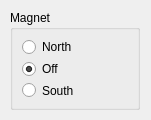
<?xml version="1.0" encoding="UTF-8"?>
<ui version="4.0">
 <class>Form</class>
 <widget class="QWidget" name="Form">
  <property name="geometry">
   <rect>
    <x>0</x>
    <y>0</y>
    <width>151</width>
    <height>120</height>
   </rect>
  </property>
  <property name="windowTitle">
   <string>Form</string>
  </property>
  <widget class="QGroupBox" name="groupBox">
   <property name="geometry">
    <rect>
     <x>10</x>
     <y>10</y>
     <width>130</width>
     <height>100</height>
    </rect>
   </property>
   <property name="sizePolicy">
    <sizepolicy hsizetype="Minimum" vsizetype="Minimum">
     <horstretch>0</horstretch>
     <verstretch>0</verstretch>
    </sizepolicy>
   </property>
   <property name="minimumSize">
    <size>
     <width>130</width>
     <height>100</height>
    </size>
   </property>
   <property name="title">
    <string>Magnet</string>
   </property>
   <layout class="QVBoxLayout" name="verticalLayout">
    <item>
     <widget class="QRadioButton" name="radioButton">
      <property name="text">
       <string>North</string>
      </property>
     </widget>
    </item>
    <item>
     <widget class="QRadioButton" name="radioButton_2">
      <property name="text">
       <string>Off</string>
      </property>
      <property name="checked">
       <bool>true</bool>
      </property>
     </widget>
    </item>
    <item>
     <widget class="QRadioButton" name="radioButton_3">
      <property name="text">
       <string>South</string>
      </property>
     </widget>
    </item>
   </layout>
  </widget>
 </widget>
 <resources/>
 <connections/>
</ui>
